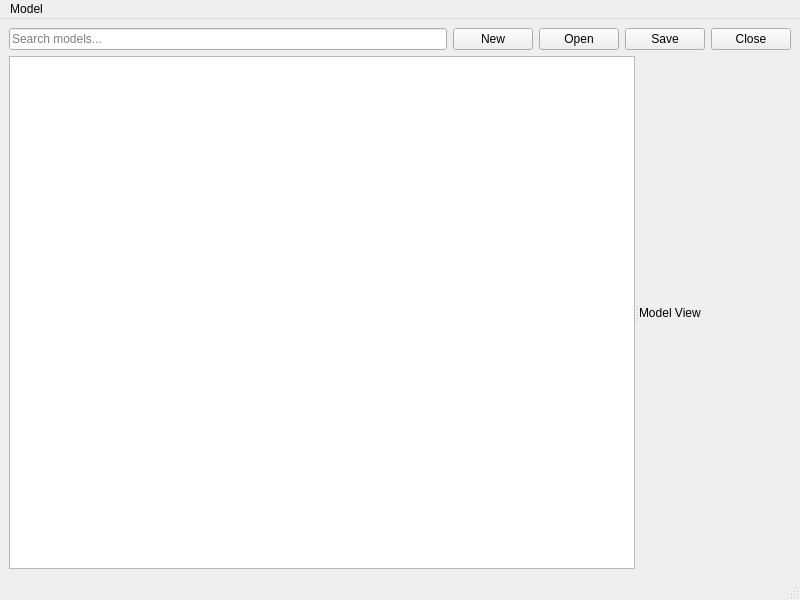
<?xml version="1.0" encoding="UTF-8"?>
<ui version="4.0">
 <class>MarkovModelLibraryWindow</class>
 <widget class="QMainWindow" name="MarkovModelLibraryWindow">
  <property name="geometry">
   <rect>
    <x>0</x>
    <y>0</y>
    <width>800</width>
    <height>600</height>
   </rect>
  </property>
  <property name="windowTitle">
   <string>Markov Model Library</string>
  </property>
  <widget class="QWidget" name="centralwidget">
   <layout class="QVBoxLayout" name="verticalLayout">
    <item>
     <layout class="QHBoxLayout" name="horizontalLayout">
      <item>
       <widget class="QLineEdit" name="searchEdit">
        <property name="placeholderText">
         <string>Search models...</string>
        </property>
       </widget>
      </item>
      <item>
       <widget class="QPushButton" name="newButton">
        <property name="text">
         <string>New</string>
        </property>
       </widget>
      </item>
      <item>
       <widget class="QPushButton" name="openButton">
        <property name="text">
         <string>Open</string>
        </property>
       </widget>
      </item>
      <item>
       <widget class="QPushButton" name="saveButton">
        <property name="text">
         <string>Save</string>
        </property>
       </widget>
      </item>
      <item>
       <widget class="QPushButton" name="closeButton">
        <property name="text">
         <string>Close</string>
        </property>
       </widget>
      </item>
     </layout>
    </item>
    <item>
     <widget class="QSplitter" name="splitter">
      <property name="orientation">
       <enum>Qt::Horizontal</enum>
      </property>
      <widget class="QTreeView" name="modelTreeView"/>
      <widget class="QWidget" name="modelViewWidget">
       <layout class="QVBoxLayout" name="modelViewLayout">
        <item>
         <widget class="QLabel" name="modelLabel">
          <property name="text">
           <string>Model View</string>
          </property>
         </widget>
        </item>
       </layout>
      </widget>
     </widget>
    </item>
   </layout>
  </widget>
  <widget class="QMenuBar" name="menubar">
   <property name="geometry">
    <rect>
     <x>0</x>
     <y>0</y>
     <width>800</width>
     <height>24</height>
    </rect>
   </property>
   <widget class="QMenu" name="menuModel">
    <property name="title">
     <string>Model</string>
    </property>
    <addaction name="actionNew"/>
    <addaction name="actionOpen"/>
    <addaction name="actionSave"/>
    <addaction name="actionClose"/>
   </widget>
   <addaction name="menuModel"/>
  </widget>
  <widget class="QStatusBar" name="statusbar"/>
  <action name="actionNew">
   <property name="text">
    <string>New</string>
   </property>
   <property name="shortcut">
    <string>Ctrl+N</string>
   </property>
  </action>
  <action name="actionOpen">
   <property name="text">
    <string>Open</string>
   </property>
   <property name="shortcut">
    <string>Ctrl+O</string>
   </property>
  </action>
  <action name="actionSave">
   <property name="text">
    <string>Save</string>
   </property>
   <property name="shortcut">
    <string>Ctrl+S</string>
   </property>
  </action>
  <action name="actionClose">
   <property name="text">
    <string>Close</string>
   </property>
  </action>
 </widget>
 <resources/>
 <connections/>
</ui> 
